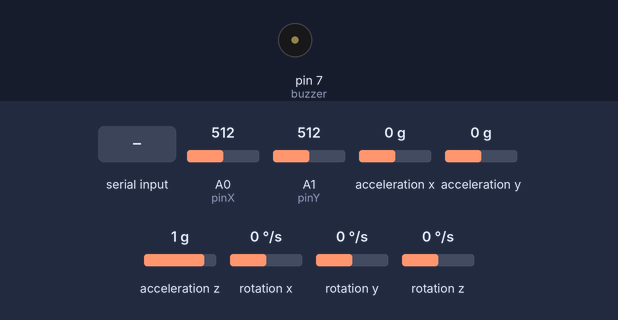
A sketch run on a simulated Arduino Uno, built with avr-gcc and run on an emulated ATmega328P. On the bench: buzzer (waves = sounding, pin HIGH). Inputs (shaded band) come from the test bench; at power-on: acceleration y 0 g, A0 (pinX) = 512, A1 (pinY) = 512, acceleration x 0 g, acceleration z 1 g, rotation x 0 °/s, rotation y 0 °/s, rotation z 0 °/s. What the sketch prints to the serial monitor is not drawn.

Above: at 4.2 s.
4.3 s: "E" received over Serial
5.9 s: acceleration y set to -1.4 g
7.8 s: acceleration y set to 1.4 g
Timing chart, 0 to 10.8 s (numbered marks = the images above; inputs shaded):
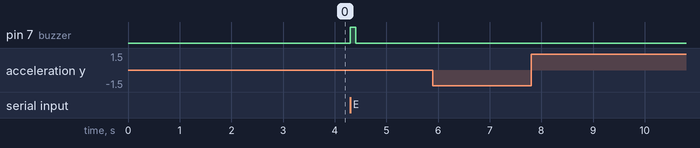

Measured:
- after the input at 4.3 s, pin 7 (buzzer): LOW → HIGH at once, → LOW 0.10 s later
- after the input at 5.9 s, every drawn part: stays the same
- after the input at 7.8 s, every drawn part: stays the same

The sketch:

lab2p2.ino.ino.ino
```cpp
#include <MPU6050_tockn.h>
#include <Wire.h>
MPU6050 mpu(Wire);
const int pinX = A0; // Joystick X axis
const int pinY = A1; // Joystick Y axis
const int buzzer = 7;

void setup() {
  pinMode(pinX, INPUT);
  pinMode(pinY, INPUT);
  pinMode(buzzer, OUTPUT);
  Serial.begin(9600);
  Wire.begin();
  mpu.begin();
  mpu.calcGyroOffsets(true);
}
void loop()
{
  mpu.update();
  digitalWrite(buzzer, LOW);
  if (Serial.available() > 0)
  {
      int incomingByte = Serial.read();
      if(incomingByte == 'E')
      {
        digitalWrite(buzzer, HIGH);
        delay(100);
        digitalWrite(buzzer, LOW);
      }
  }
  if ((analogRead(pinX) < 100 && analogRead(pinX) < analogRead(pinY))||(mpu.getAccAngleX() < -50 && mpu.getAccAngleY() > -20 && mpu.getAccAngleY() < 20))
  {
    Serial.println('a');
    delay(100);
  }
  else if ((analogRead(pinX) > 1000 && analogRead(pinX) > analogRead(pinY))||(mpu.getAccAngleX() > 50 && mpu.getAccAngleY() > -20 && mpu.getAccAngleY() < 20))
  {
      Serial.println('d');
      delay(100);
  }
  else if ((analogRead(pinY) > 1000 && analogRead(pinY) > analogRead(pinX))||(mpu.getAccAngleY() < -60 && mpu.getAccAngleX() > -20 && mpu.getAccAngleX() < 20))
  {
      Serial.println('s');
      delay(100);
  }
  else if ((analogRead(pinY) < 100 && analogRead(pinY) < analogRead(pinX))||(mpu.getAccAngleY() > 60 && mpu.getAccAngleX() > -20 && mpu.getAccAngleX() < 20))
  {
      Serial.println('w');
      delay(100);
  }
}
```
